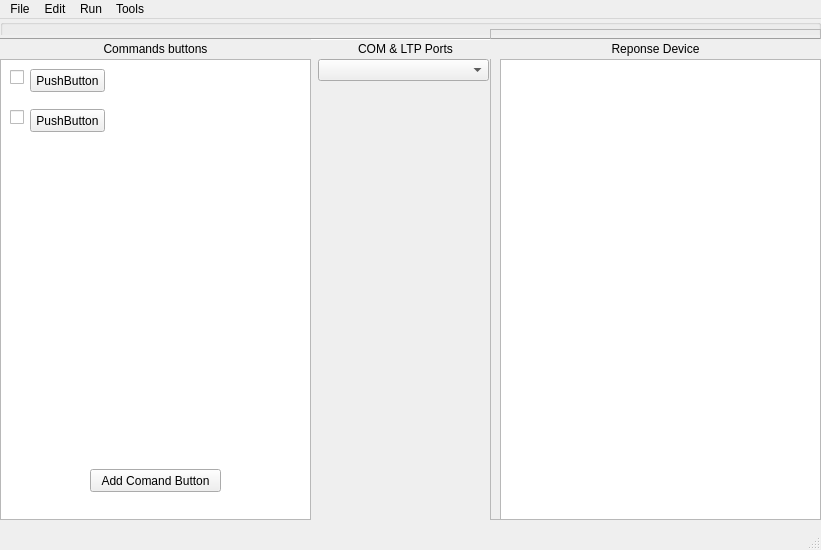
<?xml version="1.0" encoding="UTF-8"?>
<ui version="4.0">
 <class>SGC</class>
 <widget class="QMainWindow" name="SGC">
  <property name="windowModality">
   <enum>Qt::WindowModal</enum>
  </property>
  <property name="geometry">
   <rect>
    <x>0</x>
    <y>0</y>
    <width>821</width>
    <height>550</height>
   </rect>
  </property>
  <property name="windowTitle">
   <string>MainWindow</string>
  </property>
  <property name="autoFillBackground">
   <bool>false</bool>
  </property>
  <widget class="QWidget" name="centralwidget">
   <property name="autoFillBackground">
    <bool>true</bool>
   </property>
   <widget class="Line" name="line">
    <property name="geometry">
     <rect>
      <x>0</x>
      <y>10</y>
      <width>821</width>
      <height>20</height>
     </rect>
    </property>
    <property name="orientation">
     <enum>Qt::Horizontal</enum>
    </property>
   </widget>
   <widget class="QWidget" name="itens_background" native="true">
    <property name="geometry">
     <rect>
      <x>0</x>
      <y>0</y>
      <width>821</width>
      <height>16</height>
     </rect>
    </property>
    <property name="autoFillBackground">
     <bool>true</bool>
    </property>
    <widget class="QGroupBox" name="horizontalGroupBox">
     <property name="geometry">
      <rect>
       <x>0</x>
       <y>0</y>
       <width>821</width>
       <height>511</height>
      </rect>
     </property>
     <layout class="QHBoxLayout" name="horizontalLayout_2"/>
    </widget>
   </widget>
   <widget class="QFrame" name="response_frame">
    <property name="geometry">
     <rect>
      <x>490</x>
      <y>10</y>
      <width>331</width>
      <height>491</height>
     </rect>
    </property>
    <property name="frameShape">
     <enum>QFrame::StyledPanel</enum>
    </property>
    <property name="frameShadow">
     <enum>QFrame::Raised</enum>
    </property>
    <property name="lineWidth">
     <number>3</number>
    </property>
    <widget class="QScrollArea" name="scrollArea">
     <property name="geometry">
      <rect>
       <x>1</x>
       <y>1</y>
       <width>1</width>
       <height>1</height>
      </rect>
     </property>
     <property name="accessibleName">
      <string>response_scroll_area</string>
     </property>
     <property name="widgetResizable">
      <bool>true</bool>
     </property>
     <widget class="QWidget" name="scrollAreaWidgetContents">
      <property name="geometry">
       <rect>
        <x>0</x>
        <y>0</y>
        <width>16</width>
        <height>16</height>
       </rect>
      </property>
     </widget>
    </widget>
    <widget class="QLabel" name="Response">
     <property name="geometry">
      <rect>
       <x>0</x>
       <y>10</y>
       <width>331</width>
       <height>20</height>
      </rect>
     </property>
     <property name="autoFillBackground">
      <bool>true</bool>
     </property>
     <property name="frameShape">
      <enum>QFrame::NoFrame</enum>
     </property>
     <property name="text">
      <string>Reponse Device</string>
     </property>
     <property name="alignment">
      <set>Qt::AlignCenter</set>
     </property>
    </widget>
    <widget class="QTableView" name="tableView">
     <property name="geometry">
      <rect>
       <x>10</x>
       <y>30</y>
       <width>321</width>
       <height>461</height>
      </rect>
     </property>
    </widget>
   </widget>
   <widget class="QListView" name="listView">
    <property name="geometry">
     <rect>
      <x>0</x>
      <y>40</y>
      <width>311</width>
      <height>461</height>
     </rect>
    </property>
    <property name="frameShape">
     <enum>QFrame::StyledPanel</enum>
    </property>
   </widget>
   <widget class="QLabel" name="command_buttons_label">
    <property name="geometry">
     <rect>
      <x>0</x>
      <y>20</y>
      <width>311</width>
      <height>20</height>
     </rect>
    </property>
    <property name="autoFillBackground">
     <bool>true</bool>
    </property>
    <property name="text">
     <string>Commands buttons</string>
    </property>
    <property name="alignment">
     <set>Qt::AlignCenter</set>
    </property>
   </widget>
   <widget class="QCheckBox" name="checkBox_zero">
    <property name="geometry">
     <rect>
      <x>10</x>
      <y>50</y>
      <width>70</width>
      <height>17</height>
     </rect>
    </property>
    <property name="text">
     <string/>
    </property>
   </widget>
   <widget class="QPushButton" name="pushButton_zero">
    <property name="geometry">
     <rect>
      <x>30</x>
      <y>50</y>
      <width>75</width>
      <height>23</height>
     </rect>
    </property>
    <property name="text">
     <string>PushButton</string>
    </property>
   </widget>
   <widget class="QPushButton" name="pushButton_1">
    <property name="geometry">
     <rect>
      <x>30</x>
      <y>90</y>
      <width>75</width>
      <height>23</height>
     </rect>
    </property>
    <property name="text">
     <string>PushButton</string>
    </property>
   </widget>
   <widget class="QCheckBox" name="checkBox_1">
    <property name="geometry">
     <rect>
      <x>10</x>
      <y>90</y>
      <width>70</width>
      <height>17</height>
     </rect>
    </property>
    <property name="text">
     <string/>
    </property>
   </widget>
   <widget class="QPushButton" name="pushButton_add">
    <property name="geometry">
     <rect>
      <x>90</x>
      <y>450</y>
      <width>131</width>
      <height>23</height>
     </rect>
    </property>
    <property name="text">
     <string>Add Comand Button</string>
    </property>
    <property name="default">
     <bool>false</bool>
    </property>
   </widget>
   <widget class="QComboBox" name="comboBox">
    <property name="geometry">
     <rect>
      <x>318</x>
      <y>40</y>
      <width>171</width>
      <height>22</height>
     </rect>
    </property>
   </widget>
   <widget class="QLabel" name="label">
    <property name="geometry">
     <rect>
      <x>330</x>
      <y>20</y>
      <width>151</width>
      <height>20</height>
     </rect>
    </property>
    <property name="text">
     <string>COM &amp; LTP Ports</string>
    </property>
    <property name="alignment">
     <set>Qt::AlignCenter</set>
    </property>
   </widget>
   <zorder>listView</zorder>
   <zorder>line</zorder>
   <zorder>itens_background</zorder>
   <zorder>response_frame</zorder>
   <zorder>command_buttons_label</zorder>
   <zorder>checkBox_zero</zorder>
   <zorder>pushButton_zero</zorder>
   <zorder>pushButton_1</zorder>
   <zorder>checkBox_1</zorder>
   <zorder>pushButton_add</zorder>
   <zorder>comboBox</zorder>
   <zorder>label</zorder>
  </widget>
  <widget class="QStatusBar" name="statusbar"/>
  <widget class="QMenuBar" name="menubar">
   <property name="geometry">
    <rect>
     <x>0</x>
     <y>0</y>
     <width>821</width>
     <height>21</height>
    </rect>
   </property>
   <widget class="QMenu" name="menuArquivo">
    <property name="title">
     <string>File</string>
    </property>
   </widget>
   <widget class="QMenu" name="menuEdit">
    <property name="title">
     <string>Edit</string>
    </property>
   </widget>
   <widget class="QMenu" name="menuRun">
    <property name="title">
     <string>Run</string>
    </property>
   </widget>
   <widget class="QMenu" name="menuTools">
    <property name="title">
     <string>Tools</string>
    </property>
   </widget>
   <addaction name="menuArquivo"/>
   <addaction name="menuEdit"/>
   <addaction name="menuRun"/>
   <addaction name="menuTools"/>
  </widget>
  <action name="actionNew_File">
   <property name="text">
    <string>New File</string>
   </property>
  </action>
 </widget>
 <resources/>
 <connections/>
</ui>
